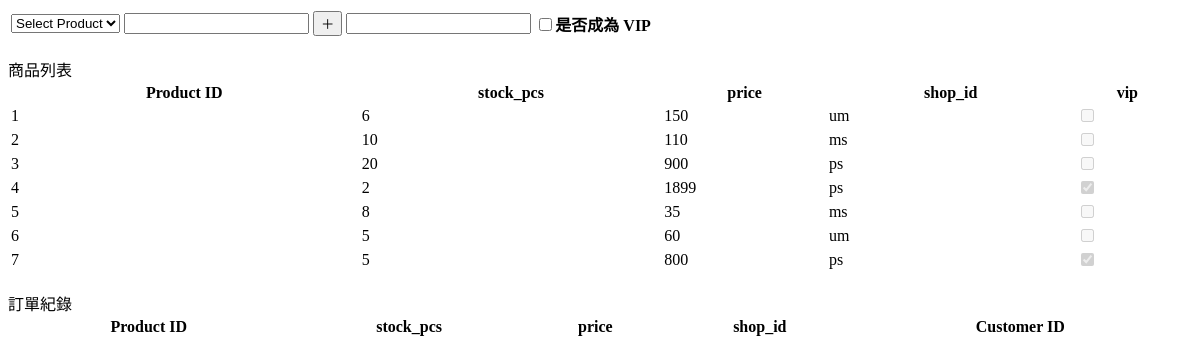
The page /product/index on the database as committed earlier.
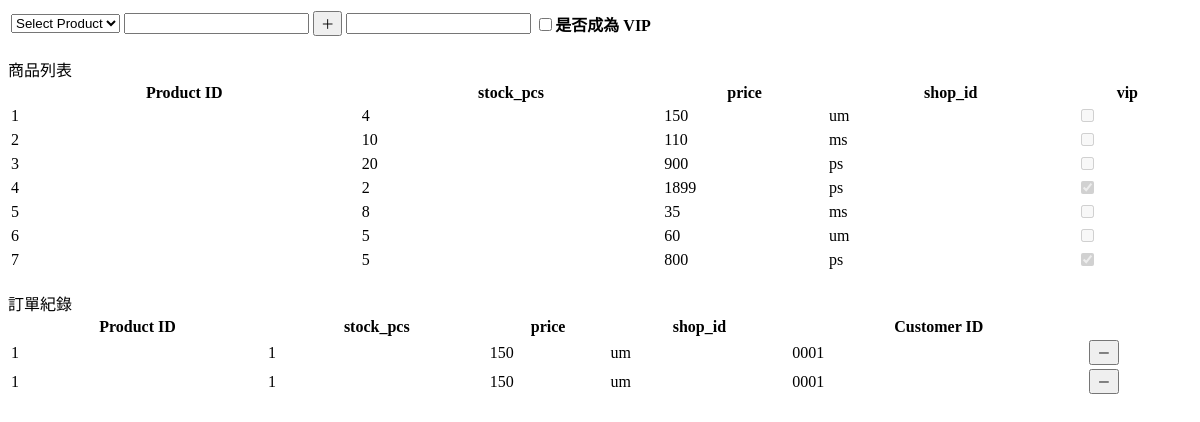
The same page on the database as committed later.
### product/models.py (models this page shows)
class ProductList(models.Model):
	product_id = models.AutoField(primary_key=True)
	stock_pcs = models.IntegerField()
	price = models.IntegerField()
	shop_id = models.CharField(max_length=20)
	vip = models.IntegerField()

class Order(models.Model):
	id = models.AutoField(primary_key=True)
	product_id = models.IntegerField()
	qty = models.IntegerField()
	price = models.IntegerField()
	shop_id = models.CharField(max_length=20, blank=True, null=True)
	customer_id = models.CharField(max_length=20, blank=True, null=True)

### product/views.py (the view)
# urls.py: path('index', views.index),
def index(request):
    tmpl = loader.get_template('product_list.html')
    pro_list = ProductList.objects.all()
    ord_list = Order.objects.all()
    context = {
        'pro_list': pro_list if pro_list else {},
        'ord_list': ord_list if ord_list else {},
    }
    return render(request, 'product_list.html', context)

### product/templates/product_list.html (shortened to what this page needs)
<!DOCTYPE html>
<html>
<body>
    <table class="order_table">
        <thead>
            <tr>
                <th>
                  {% if pro_list %}
                  <select class="customer_order" id="product_id">
                    <option value="">Select Product</option>
                  </select>
                  {% endif %}
                </th>
                <th><input type="text" class="customer_order" id="stock_pcs" /></th>
                <th><input type="button" id="addrow" value="＋" /></th>
                <th><input type="text" class="customer_order" id="customer_id" /></th>
                <th><input type="checkbox" id="customer_vip" />是否成為 VIP</th>
            </tr>
        </thead>
    </table>
    <br>
    商品列表
    <br>
    <table class="product_table" width="100%">
        <thead>
            <tr>
                <th>Product ID</th>
                <th>stock_pcs</th>
                <th>price</th>
                <th>shop_id</th>
                <th>vip</th>
                <th></th>
            </tr>
        </thead>
        <tbody id="trlist">
        {% if not pro_list %}
            <tr id="tr">
                <td></td>
                <td></td>
                <td></td>
                <td></td>
                <td></td>
                <td></td>
            </tr>
        {% else %}
          {% for pro in pro_list %}
            <tr id="tr">
                <td>{{ pro.product_id }}</td>
                <td>{{ pro.stock_pcs }}</td>
                <td>{{ pro.price }}</td>
                <td>{{ pro.shop_id }}</td>
                {% if pro.vip %}
                  <td><input type="checkbox" name="checkbox" checked="checked" disabled="disabled" /></td>
                {% else %}
                  <td><input type="checkbox" name="checkbox" disabled="disabled" /></td>
                {% endif %}
            </tr>
          {% endfor %}
        {% endif %}
        </tbody>
    </table>
    <br>
    訂單紀錄
    <br>
    <table class="customer_order_table" width="100%">
        <thead>
            <tr>
                <th>Product ID</th>
                <th>stock_pcs</th>
                <th>price</th>
                <th>shop_id</th>
                <th>Customer ID</th>
                <th></th>
            </tr>
        </thead>
        <tbody id="trlist">
        {% if not ord_list %}
          <tr>
            <td></td>
            <td></td>
            <td></td>
            <td></td>
            <td></td>
            <td></td>
          </tr>
        {% else %}
            {% for order in ord_list %}
            <tr>
                <td>{{ order.product_id }}</td>
                <td>{{ order.qty }}</td>
                <td>{{ order.price }}</td>
                <td>{{ order.shop_id }}</td>
                <td>{{ order.customer_id }}</td>
                <td>
                    <input type="button" onclick="removerow(this)" name="{{ order.id }}" id="removerow" value="－" />
                </td>
            </tr>
            {% endfor %}
        {% endif %}
        </tbody>
    </table>
</body>
</html>

Rows that differ between the two databases and show on the page:
changed ProductList id 1: stock_pcs "6" → "4"
added Order: product_id "1", qty "1", price "150", shop_id "um", customer_id "0001"
added Order: product_id "1", qty "1", price "150", shop_id "um", customer_id "0001"
